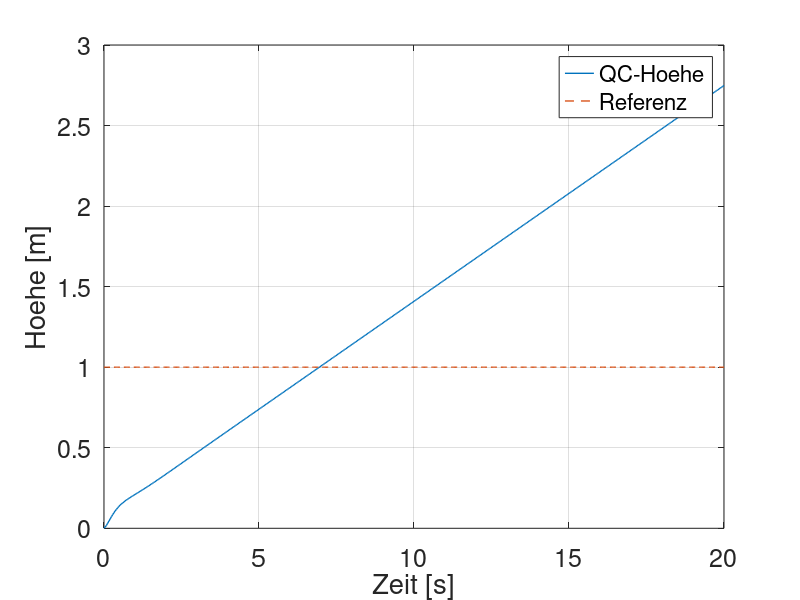
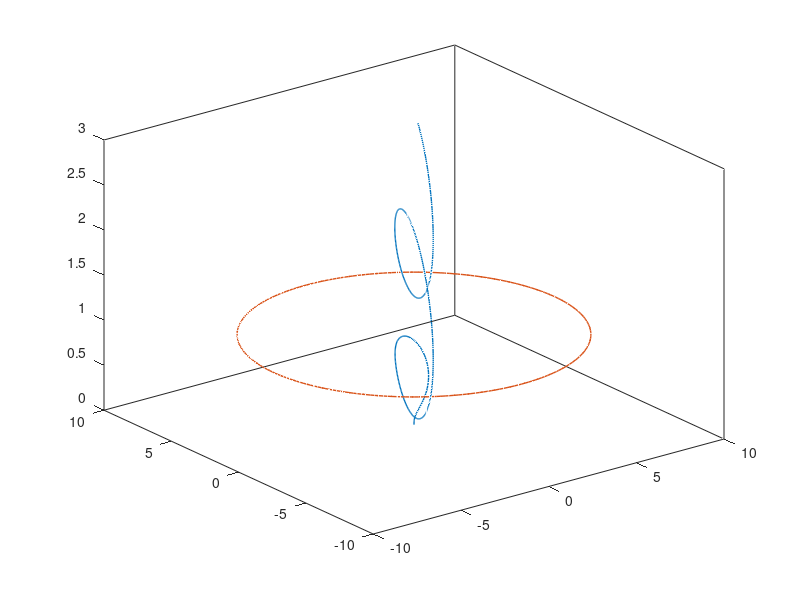

Write the MATLAB code that produced these figures, in order. (Note: this script raises an error after producing the figures.)
% Projekt: SiD
% Autoren: Jan-Philip Wirsching, Aarohan Jain
% Betreuer: Dr. Ing Thomas Seel, Karsten Eckhoff
% Sommersemester 2019
% 05.08.2019

% Skript zum diskreten Reglerentwurf
% Matrizen Ad,Bd,Cd,Dd beschreiben das Verhalten des Systems
% 2 Referenzen eingestellt um den Regler zu pruefen

clear; clc

Ts = 0.04; % Abtastzeit

Ax = 0.25; % Luftwiderstaende
Ay = 0.25;
Az = 0.25;

b = 1.14e-7; % Auftriebswiderstand
k = 2.97e-6; % Luftwiderstand
g = 9.81;    % Gravitation
l = 0.175;    % QC-Radius

Ixx = 0.00497; % Traegheit um x,y,z Achsen
Iyy = 0.0055;
Izz = 0.01;

% Entwurf kontinuierlicher Matrizen
A = zeros(13,13); 
A(1,2) = 1;
A(3,4) = 1;
A(5,6) = 1;
A(7,8) = 1;
A(8,1) = Ax;
A(9,10) = 1;
A(10,3) = Ay;
A(11,12) = 1;
A(12,5) = Az;
A(12,13) = -g;

B = zeros(13,4); 
B(2,2) = -l*k/Ixx;
B(2,4) = l*k/Ixx;
B(4,1) = -l*k/Iyy;
B(4,3) = l*k/Iyy;
B(6,1) = b/Izz;
B(6,2) = -b/Izz;
B(6,3) = b/Izz;
B(6,4) = -b/Izz;
B(12,1) = k; 
B(12,2) = k;
B(12,3) = k;
B(12,4) = k;

C = zeros(6,13);
C(1,1) = 1;
C(2,3) = 1;
C(3,5) = 1;
C(4,7) = 1;
C(5,9) = 1;
C(6,11) = 1;

D = zeros(6,4);


% Polvorgabe
P = [-2+2i -2-2i -2 -2 -4 -4 -5 -5 -8 -8 -3 -3 0];
K = place(A,B,P);

G = -pinv(B)*(A - B*K)*pinv(C);

Anew = A-B*K;
Bnew = B*G;

% Diskretisierung
Ad=zeros(13,13);
for i=0:100
    Ad=Ad+Anew^i*Ts^i/factorial(i);
end
Bd = pinv(Anew)*(Ad-eye(13))*Bnew;
Cd = C;
Dd = 0;

% Referenzweg (Kreis an einer Hoehe)
t = 0:Ts:20;
x = zeros(length(t), 13);
x(1,:) = [0 0 0 0 0 0 0 0 0 0 0 0 1]; % Zustaende
ref = [zeros(length(t),3) 8*sin(2*pi*t/10)' 8*cos(2*pi*t/10)' 1*ones(length(t),1)];

for i = 2 : length(t)
    x(i,:) = (Ad*x(i-1,:)' + Bd*ref(i,:)')'; % Dynamik
end

figure(1);

plot(t, x(:,11), 'LineWidth', 1)
hold on
plot(t, ones(size(t)), '--', 'LineWidth', 1)
xlabel('Zeit [s]', 'FontSize', 18);
ylabel('Hoehe [m]', 'FontSize', 18);
set(gca,'FontSize',18);
legend('QC-Hoehe','Referenz')
grid on;
figure(2);
plot3(x(:,7),x(:,9),x(:,11),'LineWidth', 1)
hold on
plot3(8*sin(2*pi*t/10), 8*cos(2*pi*t/10), ones(length(t), 1), '--', 'LineWidth', 1)
box on
ax=gca;
ax.ZGrid='on';
ax.XGrid='on';
ax.YGrid='off';
xlabel('x-Position [m]');
ylabel('y-Position [m]');
zlabel('z-Position [m]');
set(gca,'FontSize',12);
legend('Flugbahn', 'Referenz');

figure(3);
plot(t,x(:,1),t,x(:,3),t,x(:,5), 'LineWidth', 1);
grid on;
xlabel('Zeit [s]');
ylabel('Winkel [°]');
set(gca,'FontSize',18);
legend('Roll (\phi)','Pitch (\Theta)','Yaw (\psi)')